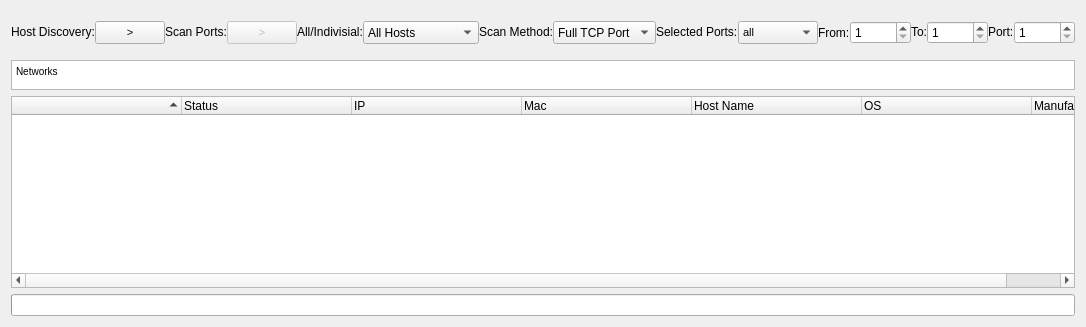
  <widget class="QWidget" name="centralwidget">
   <layout class="QGridLayout" name="gridLayout">
    <item row="0" column="0">
     <layout class="QVBoxLayout" name="verticalLayout" stretch="0,0,0,0">
      <item>
       <layout class="QHBoxLayout" name="horizontalLayout_6">
        <property name="spacing">
         <number>0</number>
        </property>
        <property name="sizeConstraint">
         <enum>QLayout::SetDefaultConstraint</enum>
        </property>
        <property name="topMargin">
         <number>10</number>
        </property>
        <property name="rightMargin">
         <number>0</number>
        </property>
        <property name="bottomMargin">
         <number>10</number>
        </property>
        <item>
         <widget class="QLabel" name="label_2">
          <property name="sizePolicy">
           <sizepolicy hsizetype="Maximum" vsizetype="Maximum">
            <horstretch>0</horstretch>
            <verstretch>0</verstretch>
           </sizepolicy>
          </property>
          <property name="text">
           <string>Host Discovery:</string>
          </property>
         </widget>
        </item>
        <item>
         <widget class="QPushButton" name="pushButton">
          <property name="sizePolicy">
           <sizepolicy hsizetype="Maximum" vsizetype="Maximum">
            <horstretch>0</horstretch>
            <verstretch>0</verstretch>
           </sizepolicy>
          </property>
          <property name="maximumSize">
           <size>
            <width>70</width>
            <height>70</height>
           </size>
          </property>
          <property name="baseSize">
           <size>
            <width>0</width>
            <height>0</height>
           </size>
          </property>
          <property name="font">
           <font>
            <pointsize>8</pointsize>
           </font>
          </property>
          <property name="text">
           <string>&gt;</string>
          </property>
          <property name="autoDefault">
           <bool>false</bool>
          </property>
          <property name="default">
           <bool>false</bool>
          </property>
          <property name="flat">
           <bool>false</bool>
          </property>
         </widget>
        </item>
        <item>
         <widget class="QLabel" name="label_3">
          <property name="sizePolicy">
           <sizepolicy hsizetype="Maximum" vsizetype="Maximum">
            <horstretch>0</horstretch>
            <verstretch>0</verstretch>
           </sizepolicy>
          </property>
          <property name="text">
           <string>Scan Ports:</string>
          </property>
         </widget>
        </item>
        <item>
         <widget class="QPushButton" name="pushButton_2">
          <property name="enabled">
           <bool>false</bool>
          </property>
          <property name="sizePolicy">
           <sizepolicy hsizetype="Maximum" vsizetype="Maximum">
            <horstretch>0</horstretch>
            <verstretch>0</verstretch>
           </sizepolicy>
          </property>
          <property name="maximumSize">
           <size>
            <width>70</width>
            <height>70</height>
           </size>
          </property>
          <property name="font">
           <font>
            <pointsize>8</pointsize>
           </font>
          </property>
          <property name="text">
           <string>&gt;</string>
          </property>
         </widget>
        </item>
        <item>
         <widget class="QLabel" name="label_8">
          <property name="sizePolicy">
           <sizepolicy hsizetype="Maximum" vsizetype="Maximum">
            <horstretch>0</horstretch>
            <verstretch>0</verstretch>
           </sizepolicy>
          </property>
          <property name="text">
           <string>All/Indivisial:</string>
          </property>
         </widget>
        </item>
        <item>
         <widget class="QComboBox" name="comboBox_3">
          <property name="sizePolicy">
           <sizepolicy hsizetype="Maximum" vsizetype="Maximum">
            <horstretch>0</horstretch>
            <verstretch>0</verstretch>
           </sizepolicy>
          </property>
          <property name="maximumSize">
           <size>
            <width>120</width>
            <height>30</height>
           </size>
          </property>
          <item>
           <property name="text">
            <string>All Hosts</string>
           </property>
          </item>
          <item>
           <property name="text">
            <string>Individual Hosts</string>
           </property>
          </item>
         </widget>
        </item>
        <item>
         <widget class="QLabel" name="label_6">
          <property name="sizePolicy">
           <sizepolicy hsizetype="Maximum" vsizetype="Maximum">
            <horstretch>0</horstretch>
            <verstretch>0</verstretch>
           </sizepolicy>
          </property>
          <property name="text">
           <string>Scan Method:</string>
          </property>
         </widget>
        </item>
        <item>
         <widget class="QComboBox" name="comboBox_2">
          <property name="sizePolicy">
           <sizepolicy hsizetype="Maximum" vsizetype="Maximum">
            <horstretch>0</horstretch>
            <verstretch>0</verstretch>
           </sizepolicy>
          </property>
          <property name="maximumSize">
           <size>
            <width>120</width>
            <height>30</height>
           </size>
          </property>
          <item>
           <property name="text">
            <string>Full TCP Port</string>
           </property>
          </item>
          <item>
           <property name="text">
            <string>Stealth Scan</string>
           </property>
          </item>
          <item>
           <property name="text">
            <string>XMAS Scan</string>
           </property>
          </item>
          <item>
           <property name="text">
            <string>Ack Scan</string>
           </property>
          </item>
          <item>
           <property name="text">
            <string>UDP scan</string>
           </property>
          </item>
         </widget>
        </item>
        <item>
         <widget class="QLabel" name="label_7">
          <property name="sizePolicy">
           <sizepolicy hsizetype="Maximum" vsizetype="Maximum">
            <horstretch>0</horstretch>
            <verstretch>0</verstretch>
           </sizepolicy>
          </property>
          <property name="text">
           <string>Selected Ports:</string>
          </property>
         </widget>
        </item>
        <item>
         <widget class="QComboBox" name="comboBox">
          <property name="enabled">
           <bool>true</bool>
          </property>
          <property name="sizePolicy">
           <sizepolicy hsizetype="Maximum" vsizetype="Maximum">
            <horstretch>0</horstretch>
            <verstretch>0</verstretch>
           </sizepolicy>
          </property>
          <property name="maximumSize">
           <size>
            <width>120</width>
            <height>30</height>
           </size>
          </property>
          <property name="font">
           <font>
            <pointsize>8</pointsize>
           </font>
          </property>
          <item>
           <property name="text">
            <string>all</string>
           </property>
          </item>
          <item>
           <property name="text">
            <string>singal port</string>
           </property>
          </item>
          <item>
           <property name="text">
            <string>range</string>
           </property>
          </item>
          <item>
           <property name="text">
            <string>common</string>
           </property>
          </item>
         </widget>
        </item>
        <item>
         <widget class="QLabel" name="label">
          <property name="enabled">
           <bool>true</bool>
          </property>
          <property name="sizePolicy">
           <sizepolicy hsizetype="Maximum" vsizetype="Maximum">
            <horstretch>0</horstretch>
            <verstretch>0</verstretch>
           </sizepolicy>
          </property>
          <property name="maximumSize">
           <size>
            <width>40</width>
            <height>40</height>
           </size>
          </property>
          <property name="text">
           <string>From:</string>
          </property>
         </widget>
        </item>
        <item>
         <widget class="QSpinBox" name="spinBox">
          <property name="enabled">
           <bool>true</bool>
          </property>
          <property name="sizePolicy">
           <sizepolicy hsizetype="Maximum" vsizetype="Maximum">
            <horstretch>0</horstretch>
            <verstretch>0</verstretch>
           </sizepolicy>
          </property>
          <property name="maximumSize">
           <size>
            <width>70</width>
            <height>30</height>
           </size>
          </property>
          <property name="minimum">
           <number>1</number>
          </property>
          <property name="maximum">
           <number>65535</number>
          </property>
         </widget>
        </item>
        <item>
         <widget class="QLabel" name="label_4">
          <property name="sizePolicy">
           <sizepolicy hsizetype="Maximum" vsizetype="Maximum">
            <horstretch>0</horstretch>
            <verstretch>0</verstretch>
           </sizepolicy>
          </property>
          <property name="text">
           <string>To:</string>
          </property>
         </widget>
        </item>
        <item>
         <widget class="QSpinBox" name="spinBox_2">
          <property name="enabled">
           <bool>true</bool>
          </property>
          <property name="sizePolicy">
           <sizepolicy hsizetype="Maximum" vsizetype="Maximum">
            <horstretch>0</horstretch>
            <verstretch>0</verstretch>
           </sizepolicy>
          </property>
          <property name="maximumSize">
           <size>
            <width>70</width>
            <height>30</height>
           </size>
          </property>
          <property name="minimum">
           <number>1</number>
          </property>
          <property name="maximum">
           <number>65535</number>
          </property>
         </widget>
        </item>
        <item>
         <widget class="QLabel" name="label_5">
          <property name="sizePolicy">
           <sizepolicy hsizetype="Maximum" vsizetype="Maximum">
            <horstretch>0</horstretch>
            <verstretch>0</verstretch>
           </sizepolicy>
          </property>
          <property name="text">
           <string>Port:</string>
          </property>
         </widget>
        </item>
        <item>
         <widget class="QSpinBox" name="spinBox_3">
          <property name="sizePolicy">
           <sizepolicy hsizetype="Maximum" vsizetype="Maximum">
            <horstretch>0</horstretch>
            <verstretch>0</verstretch>
           </sizepolicy>
          </property>
          <property name="maximumSize">
           <size>
            <width>70</width>
            <height>30</height>
           </size>
          </property>
          <property name="minimum">
           <number>1</number>
          </property>
          <property name="maximum">
           <number>65535</number>
          </property>
         </widget>
        </item>
       </layout>
      </item>
      <item>
       <widget class="QTextEdit" name="textEdit">
        <property name="sizePolicy">
         <sizepolicy hsizetype="Maximum" vsizetype="Maximum">
          <horstretch>0</horstretch>
          <verstretch>10</verstretch>
         </sizepolicy>
        </property>
        <property name="maximumSize">
         <size>
          <width>1210</width>
          <height>30</height>
         </size>
        </property>
        <property name="readOnly">
         <bool>true</bool>
        </property>
        <property name="html">
         <string>&lt;!DOCTYPE HTML PUBLIC &quot;-//W3C//DTD HTML 4.0//EN&quot; &quot;http://www.w3.org/TR/REC-html40/strict.dtd&quot;&gt;
&lt;html&gt;&lt;head&gt;&lt;meta name=&quot;qrichtext&quot; content=&quot;1&quot; /&gt;&lt;style type=&quot;text/css&quot;&gt;
p, li { white-space: pre-wrap; }
&lt;/style&gt;&lt;/head&gt;&lt;body style=&quot; font-family:'MS Shell Dlg 2'; font-size:7.8pt; font-weight:400; font-style:normal;&quot;&gt;
&lt;p style=&quot; margin-top:0px; margin-bottom:0px; margin-left:0px; margin-right:0px; -qt-block-indent:0; text-indent:0px;&quot;&gt;Networks&lt;/p&gt;&lt;/body&gt;&lt;/html&gt;</string>
        </property>
       </widget>
      </item>
      <item>
       <widget class="QTreeWidget" name="treeWidget">
        <property name="enabled">
         <bool>true</bool>
        </property>
        <property name="sizePolicy">
         <sizepolicy hsizetype="MinimumExpanding" vsizetype="MinimumExpanding">
          <horstretch>0</horstretch>
          <verstretch>0</verstretch>
         </sizepolicy>
        </property>
        <attribute name="headerCascadingSectionResizes">
         <bool>true</bool>
        </attribute>
        <attribute name="headerDefaultSectionSize">
         <number>170</number>
        </attribute>
        <attribute name="headerHighlightSections">
         <bool>true</bool>
        </attribute>
        <attribute name="headerShowSortIndicator" stdset="0">
         <bool>true</bool>
        </attribute>
        <column>
         <property name="text">
          <string> </string>
         </property>
        </column>
        <column>
         <property name="text">
          <string>Status</string>
         </property>
        </column>
        <column>
         <property name="text">
          <string>IP</string>
         </property>
        </column>
        <column>
         <property name="text">
          <string>Mac</string>
         </property>
        </column>
        <column>
         <property name="text">
          <string>Host Name</string>
         </property>
        </column>
        <column>
         <property name="text">
          <string>OS</string>
         </property>
        </column>
        <column>
         <property name="text">
          <string>Manufacturer</string>
         </property>
        </column>
       </widget>
      </item>
      <item>
       <widget class="QProgressBar" name="pBar">
        <property name="value">
         <number>0</number>
        </property>
        <property name="textVisible">
         <bool>false</bool>
        </property>
        <property name="invertedAppearance">
         <bool>false</bool>
        </property>
       </widget>
      </item>
     </layout>
    </item>
   </layout>
  </widget>
